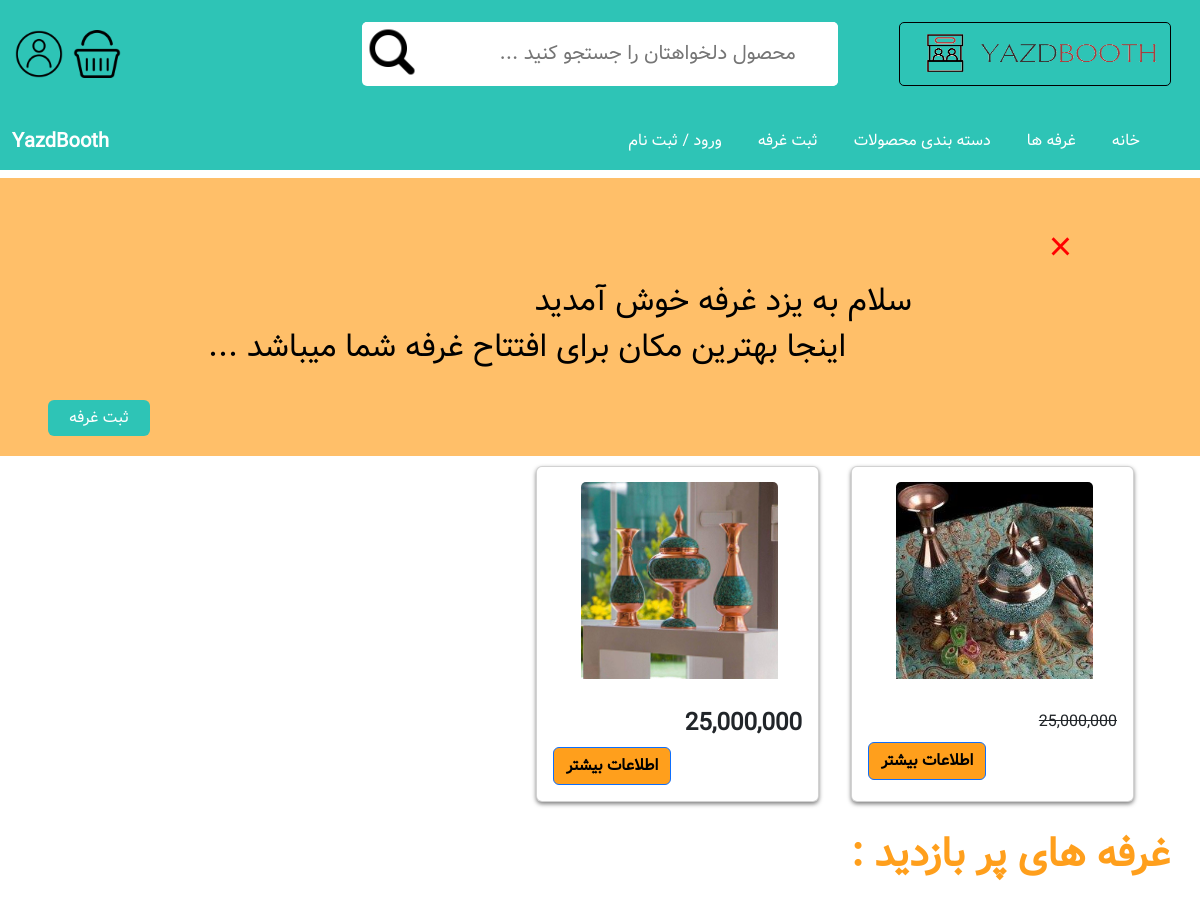
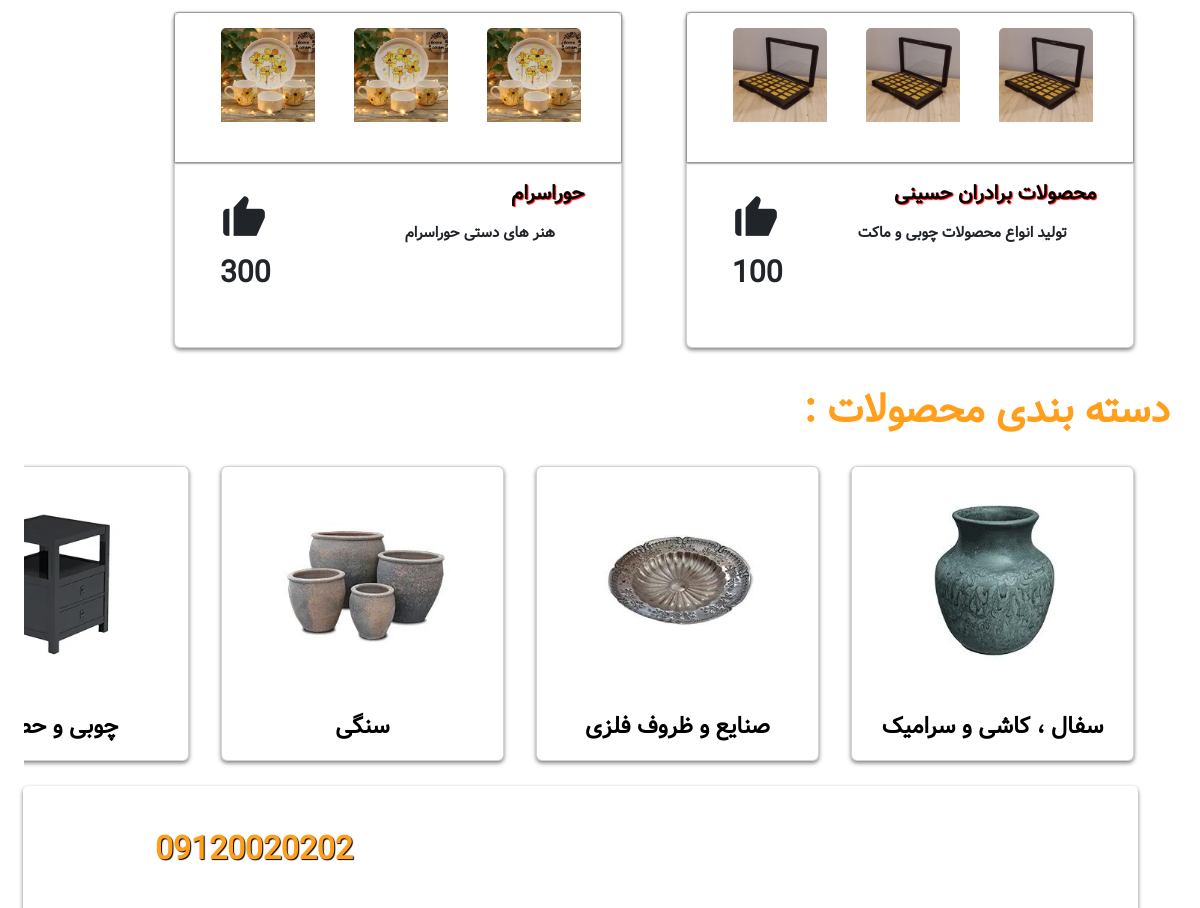
The app's page / (upper part), older data (2 pictures, top to bottom).
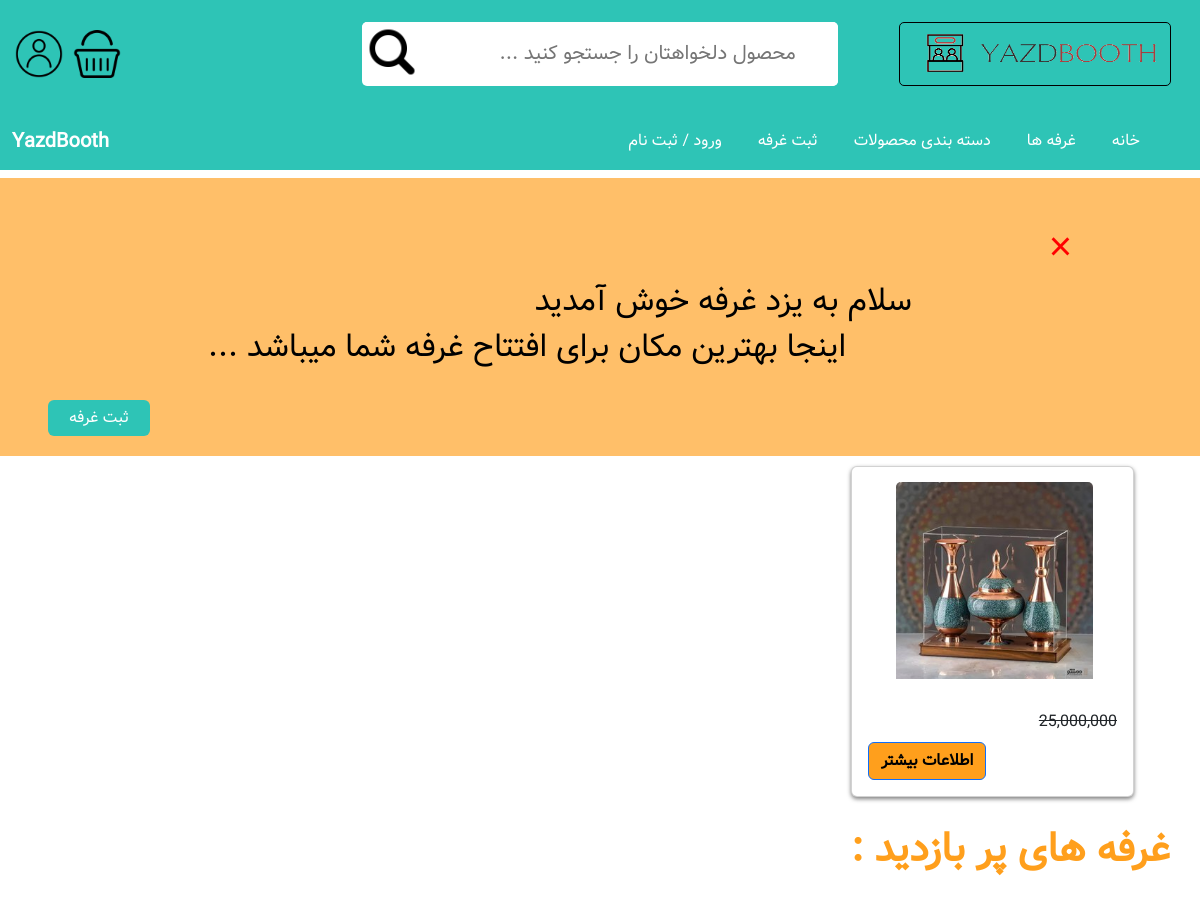
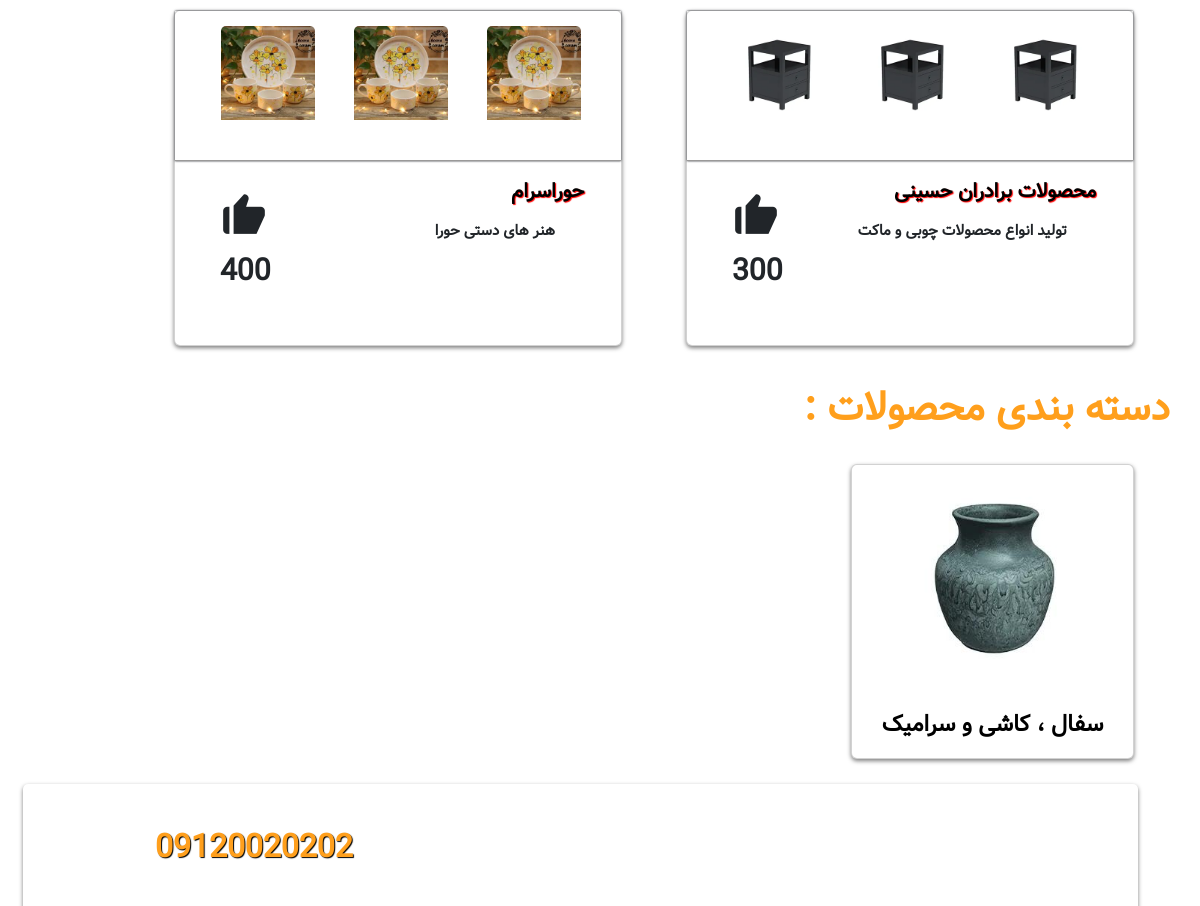
The same page, newer data (2 pictures, top to bottom).
### Store/models.py (models this page shows, shortened)
class Product(models.Model):
    name = models.CharField(max_length=100 , null=False , blank=False)
    price = models.DecimalField(max_digits=12, decimal_places=0 , default=0 , null=False , blank=False)
    category = models.ForeignKey(Category, on_delete=models.CASCADE , default=None , null=False , blank=False)
    description = models.TextField(max_length=300 , default='' , null=True , blank=True)
    image = models.ImageField(upload_to='uploads/product/')
    is_active = models.BooleanField(default=False)
    is_sale = models.BooleanField(default=False)
    Discountـpercentage = models.IntegerField(default=0)
    colors = models.ManyToManyField(Color) # انتخاب به صورت چند به چند
    features = models.ManyToManyField(Feature , default='')
    booth = models.ForeignKey(Booth, on_delete=models.CASCADE , null=True , blank=False , default='' )

class Booth(models.Model):
    name = models.CharField(max_length=100)
    address = models.CharField(max_length=100)
    description = models.CharField(max_length=200)
    image = models.ImageField(upload_to='uploads/booth/' , null=True)
    likes = models.IntegerField(default=0)
    Owner=models.ForeignKey(User,on_delete=models.CASCADE)

class Category(models.Model):
    name = models.CharField(max_length=100)
    image = models.ImageField(upload_to = 'uploads/category/' , null=True)

### Store/views.py (the view)
# urls.py: path('', views.Home, name='Home'),
def Home(request):
    products=Product.objects.all()
    booth= Booth.objects.all()
    category = Category.objects.all()
    return render(request=request , template_name='Home.html' , context={'Product':products ,'Booth':booth , 'category':category})

### Cart/context_processors.py (called while the page is built)
def cart(request):
    return {'cart': Cart(request)}

### Store/templates/Home.html (shortened to what this page needs)
{% extends 'base.html' %}
{% load static %}
{% load humanize %}
{% block header %}
        <div class="header text-white" style="background-color: #2EC4B6; padding: 10px 5px; height: 7rem;">
      <div class="header-right">
            <img src="{% static 'img/logo-asli.png'%}" alt="">
        </div>
        <div class="header-left">
            <img src="{% static 'img/user_person_profile_avatar_icon_190943.png'%}" alt="">
            <img src="{% static 'img/shoppingbasket3_114870.png'%}" alt="">
        </div>
        <div class="search">
            <img src="{% static 'img/search.png'%}">
            <input type="text" name="search" class="inp-search" placeholder="محصول دلخواهتان را جستجو کنید ...">
        </div>
    </div>
{% endblock %}
{% block content %}
    <div class="mt-2 p-5 text-white" style='background-color: #FFBF69 !important;'>
        <h1 class="close-tabliq">&times;</h1>
        <h2 class="WellCome1">سلام به یزد غرفه خوش آمدید</h2>
        <h2 class="WellCome2">اینجا بهترین مکان برای افتتاح غرفه شما میباشد
            ...</h2>
        <br />
        <br />
        <br />
        <h2 class="sabt-booth"><a href="/" class="btn"
                style="background-color: #2EC4B6; float: left; padding: 5px 20px; color: #ffffff;">ثبت غرفه</a></h2>
    </div>
    <div class="Cards row">
          {% for item in Product %}
            <div class="card col-md-2 mahsol" >
                <img class="card-img-top" src="{{ item.image.url }}" alt="Card image">
                <div class="card-body">
                    {% if item.is_sale %}
                    <span class="card-title" style="text-decoration: line-through;">{{ item.price|intcomma }}</span>
                    {% else %}
                    <h4 class="card-title">{{ item.price|intcomma }}</h4>
                    {% endif %}
                    <div style="float: left;">
                        <a href="/product/{{ item.id }}" class="btn btn-primary float-end" style="background-color: #FF9F1C; color: #000; font-weight: bold;">اطلاعات بیشتر</a>                    </div>
                </div>
              </div>
             {% endfor %}
        </div>
    <h2 class="sub-Title">غرفه های پر بازدید :</h2>
    <div class="Cards row">
        {% for item in Booth %}
          <div class="card Booth">
            <div class="img">
                <img class="card-img-top" src="{{ item.image.url }}" alt="Card image">
              <img class="card-img-top" src="{{ item.image.url }}" alt="Card image">
              <img class="card-img-top" src="{{ item.image.url }}" alt="Card image">
             </div>
            <div class="card-body">
              <a class="Booth-Titr">{{ item.name }}</a>
              <h4 class="Booth-p">{{ item.description }}</h4>
                <i class='bx bxs-like like-icon'></i>
                <span class="number-heart">{{ item.likes }}</span>
              </div>
            </div>
        {% endfor %}
            </div>
    <div class="Category">
      <h2 class="sub-Title">
        دسته بندی محصولات :
      </h2>
    <div class="Cards row">
        {% for item in category %}
      <div class="card col-md-2 Category" >
          <img class="card-img-top" src="{{ item.image.url }}" alt="Card image">
          <div class="card-body" style="text-align: center;">
            <a href="#" class="Onvan-Category">{{ item.name }}</a>
          </div>
        </div>
        {% endfor %}
    </div>
    </div>
    <div class="Poshtiban">
      <div class="posh-right">
      </div>
      <div class="posh-left">
        <h1>09120020202</h2>
          <div class="left-img">
          </div>
      </div>
    </div>
    {% endblock %}

### Store/templates/base.html (shortened to what this page needs)
{% load static %}
{% load humanize %}
<!DOCTYPE html>
<html lang="en">
<head>
    <link rel="stylesheet" href="{% static 'css/style.css' %}">
    <link rel="stylesheet" href="{% static 'css/responsive.css' %}">
    <link href="https://cdn.jsdelivr.net/npm/bootstrap@5.3.3/dist/css/bootstrap.min.css" rel="stylesheet">
    <link href='https://unpkg.com/boxicons@2.1.4/css/boxicons.min.css' rel='stylesheet'>
  </head>
<body dir="rtl">
    {% block header %}{% endblock %}
    <nav class="navbar navbar-expand-sm bg-light" style="background-color: #2EC4B6 !important; width: 100%;">
        <div class="container-fluid">
            <ul class="navbar-nav">
                <li class="nav-item">
                    <a class="nav-link" href="{% url 'Home' %}" style="color: #ffffff; margin-right: 40px;">خانه</a>
                </li>
                <li class="nav-item">
                    <a class="nav-link" href="#" style="color: #ffffff;  margin-right: 20px;">غرفه ها</a>
                </li>
                <li class="nav-item">
                    <a class="nav-link" href="{% url 'Category' 'صنایع-دستی-سنگی' %}" style="color: #ffffff;  margin-right: 20px;">دسته بندی محصولات</a>
                </li>
                <li class="nav-item">
                    <a class="nav-link" href="#" style="color: #ffffff;  margin-right: 20px;">ثبت غرفه</a>
                </li>
                    {% if user.is_authenticated %}
                <li class="nav-item">
                    <a class="nav-link" href="{% url 'Logout' %}" style="color: #ffffff;  margin-right: 20px;">خروج</a>
                </li>
                <li class="nav-item">
                    <a class="nav-link" href="{% url 'Cart_Summary' %}" style="color: #ffffff;  margin-right: 20px;">سبد خرید</a>
                </li>
                <li class="nav-item">
                    <span class="Circle" style="background-color: #ffffff ; margin-top: 0.5rem ; text-align: center ; padding: 5px auto">{{ cart|length }}</span>
                </li>
                    {% else %}
                <li class="nav-item">
                    <a class="nav-link" href="{% url 'Login' %}" style="color: #ffffff;  margin-right: 20px;">ورود / ثبت نام</a>
                    {% endif %}
                </li>
            </ul>
            <h5 style="font-weight: bold; color: #ffffff !important; margin-top: 10px;">YazdBooth</h5>
        </div>
    </nav>
    {% block content %}{% endblock %}
</body>
</html>

### static/css/style.css (style rules this page uses)
* { margin: 0; padding: 0; box-sizing: border-box; font-family: 'vazir' , sans-serif; }
.header-right { width: 17rem; height: 4rem; overflow: hidden; border: 1px solid black; float: right; border-radius: 5px; margin: 1% 2% ; }
.header-right img { width: 100%; height: 100%; }
.search { width: 40%; height: 4rem; margin: 1% 30% 0 0; overflow: hidden; background-color: #ffffff; border-radius: 5px 5px 5px 5px; }
.search .inp-search { width: 80%; height: 100%; border-radius: 0px 5px 5px 0; outline: none; border: none; text-align: center; font-size: 20px; font-family: 'vazir' , sans-serif; font-weight: 400; }
.search img { width: 60px; background-color: #ffffff ; border-radius: 5px 0 0px 5px; float: left; cursor: pointer; }
.header-left { width: 120px; float: left; overflow: hidden; margin-top: 20px; }
.header-left img { width: 40%; float: left; margin-left: 10px; }
.Cards { margin-top: 10px ; padding: 10px; }
.card { width: 25% !important; height: auto !important; margin-right: 2rem !important; box-shadow: 0px 2px 4px #00000082; }
.card-img-top { margin: 15px 2.5rem !important; width: 70% !important; }
.card h4 { font-weight: bold; }
.Cards.row { --bs-gutter-x: -3rem ; flex-wrap: nowrap ; overflow: hidden ; overflow-x: scroll ; }
.close-tabliq { color: red; cursor: pointer; margin-right: 5rem; }
.WellCome1 { color:#000; margin-right: 15rem; }
.WellCome2 { float: left; color: #000; margin-left: 10rem; }
.sub-Title { color: #FF9F1C; font-weight: bold; font-size: 40px; margin:20px 30px ; }
.Booth { width: 28rem !important; height: 21rem !important; margin: 10px 2rem !important; }
.Booth .img { width: 100%; padding: 10px; height: 45%; border-bottom: 1px solid #04020266; box-shadow: 0 0 2px; }
.Booth .img img { width: 22% !important; height: auto !important; margin: 5px 30px 16px 5px !important; }
.Booth-Titr { text-shadow: 1px 1px 1px red; margin: 0px 5% 0 0; text-decoration: none; color: black; font-size: 20px; font-weight: 800; }
.Booth-p { font-size: 15px; font-weight: 400; margin: 15px 50px 30px 30px; }
.like-icon { font-size: 50px; float: left; margin: -80px 0 0 28px; cursor: pointer; }
.number-heart { font-size: 30px; float: left; margin: -20px 0 10px 7%; font-weight: bold; }
.Onvan-Category { text-decoration: none; color: #000; font-weight: bold; cursor: pointer; font-size: 23px; }
.Category img { width: 50% ; padding: 5px; margin-right: 100px ; }
.Poshtiban { margin: 15px 62px 15px 23px; padding: 20px; background-color: #ffffff; box-shadow: 0px 2px 4px #00000082; border-radius: 5px; height: 45rem; }
.posh-right { float: right; width: 34rem; height: 43rem; }
.posh-left { float: left; width: 22rem ; margin: 0 0 0% 0%; overflow: hidden; height: 43rem; }
.posh-left h1 { font-size: 2rem; font-weight: bold; margin: 25px 0 4rem 7rem; text-shadow: 1px 1px 1px black; float: left; color: #FF9F1C; }
.left-img { width: 20rem; }

Row changes from the older to the newer data that the page shows:
removed Product: image (picture), price "25,000,000"
removed Category: image (picture), name "صنایع و ظروف فلزی"
removed Category: image (picture), name "سنگی"
removed Category: image (picture), name "چوبی و…"
changed Product: image: a different picture
changed Booth "محصولات برادران حسینی": image: a different picture; likes "100" → "300"
changed Booth "حوراسرام": description "هنر های دستی حوراسرام" → "هنر های دستی حورا"; likes "300" → "400"
changed Category: name "سفال ، کاشی و سرامیک" → "سفال ،‌ کاشی و سرامیک"
